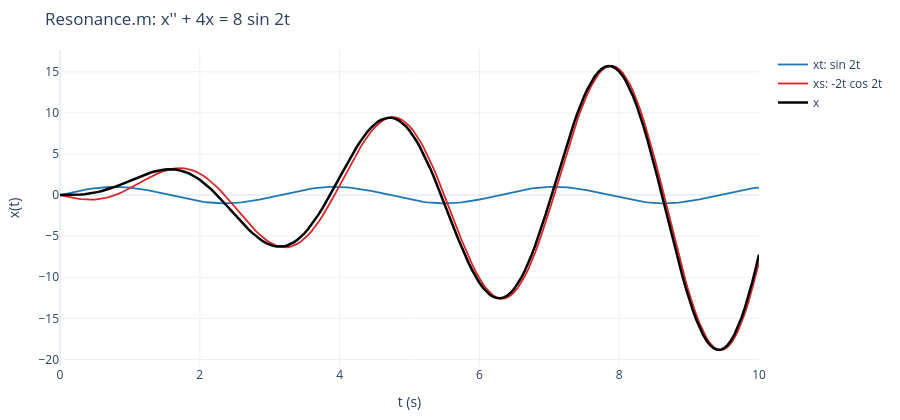
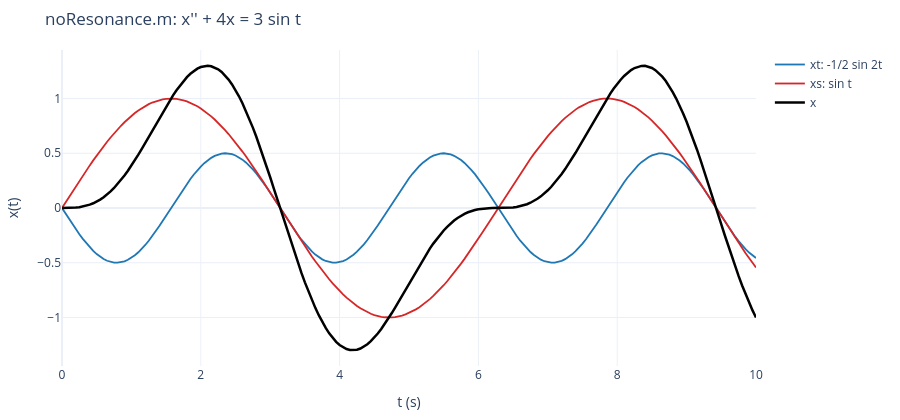
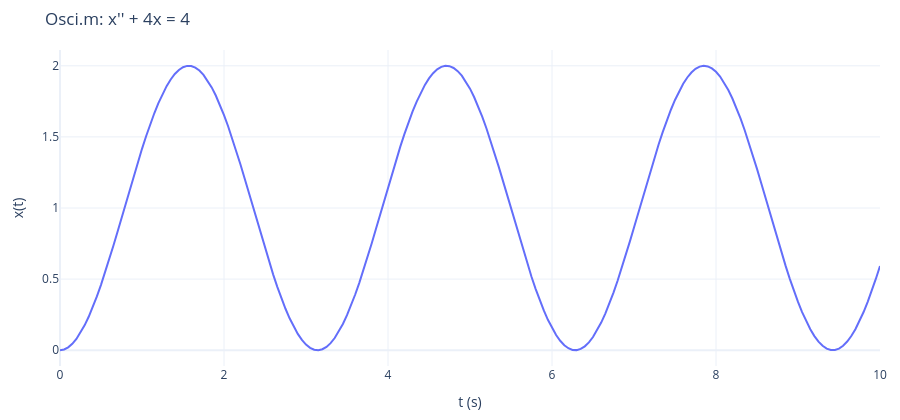

These figures' notebook cell, in order:
### Markdown cell above
## 5. 無阻尼系統：共振與不共振 `Resonance.m`、`noResonance.m`、`Osci.m`

```matlab
% Resonance.m      x=simplify(dsolve('D2x+4*x=8*sin(2*t)','x(0)=0,Dx(0)=0'))
t=0:0.05:10;
xt=sin(2*t);
xs=-2*t.*cos(2*t);
x=-2*t.*cos(2*t)+sin(2*t);
plot(t,xt,'b',t,xs,'r',t,x,'k')
grid
```

```matlab
% noResonance.m    x=simplify(dsolve('D2x+4*x=3*sin(t)','x(0)=0,Dx(0)=0'))
t=0:0.05:10;
xt=-1/2*sin(2*t);
xs=sin(t);
x=sin(t)-1/2*sin(2*t);
plot(t,xt,'b',t,xs,'r',t,x,'k')
grid
```

```matlab
% Osci.m           x=simplify(dsolve('D2x+4*x=4','x(0)=0,Dx(0)=0'))
t=0:0.05:10;
x=1-cos(2*t);
plot(t,x)
grid
```

$\ddot x+4x$ 的自然頻率是 $\omega_n=2$ rad/s，而且沒有阻尼，所以齊次解 $\sin 2t,\cos 2t$ 永遠不會消失。
* 輸入頻率等於自然頻率（$8\sin 2t$）：特解是 $-2t\cos 2t$，振幅隨時間**線性增加**＝共振。
* 輸入頻率不等於自然頻率（$3\sin t$）：特解 $\sin t$ 的振幅固定，全解是兩個頻率的疊加。
* 步階輸入（$4$）：$x=1-\cos 2t$，在 0 與 2 之間不停振盪，平均值是靜態位移 1。

### Code cell
x_res = -2 * t * sp.cos(2 * t) + sp.sin(2 * t)
check("Resonance", 0, 4, 8 * sp.sin(2 * t), 0, 0, x_res, 10)
x_nores = sp.sin(t) - sp.Rational(1, 2) * sp.sin(2 * t)
check("noResonance", 0, 4, 3 * sp.sin(t), 0, 0, x_nores, 10)
x_osci = 1 - sp.cos(2 * t)
check("Osci", 0, 4, 4, 0, 0, x_osci, 10)

tt = np.arange(0, 10 + 1e-9, 0.05)
plot3(tt, [("xt: sin 2t", num(sp.sin(2 * t), tt)), ("xs: -2t cos 2t", num(-2 * t * sp.cos(2 * t), tt)), ("x", num(x_res, tt))],
      "Resonance.m: x'' + 4x = 8 sin 2t")
plot3(tt, [("xt: -1/2 sin 2t", num(-sp.sin(2 * t) / 2, tt)), ("xs: sin t", num(sp.sin(t), tt)), ("x", num(x_nores, tt))],
      "noResonance.m: x'' + 4x = 3 sin t")
fig = go.Figure()
fig.add_scatter(x=tt, y=num(x_osci, tt), name="x = 1 - cos 2t")
show(fig, "Osci.m: x'' + 4x = 4")

### Figure 1 — Plotly figure (JSON) as saved in the notebook; plotly's stock layout.template omitted (floating-point values rounded to 4 significant figures; data arrays with more than 128 entries replaced by an {"elided": "..."} marker saying what was removed)
{"data": [{"line": {"color": "#1f77b4", "width": 1.8}, "name": "xt: sin 2t", "type": "scatter", "x": {"elided": "201 float values"}, "y": {"elided": "201 float values"}}, {"line": {"color": "#d62728", "width": 1.8}, "name": "xs: -2t cos 2t", "type": "scatter", "x": {"elided": "201 float values"}, "y": {"elided": "201 float values"}}, {"line": {"color": "black", "width": 2.5}, "name": "x", "type": "scatter", "x": {"elided": "201 float values"}, "y": {"elided": "201 float values"}}], "layout": {"height": 420, "margin": {"b": 50, "l": 60, "r": 20, "t": 50}, "title": {"text": "Resonance.m: x'' + 4x = 8 sin 2t"}, "xaxis": {"title": {"text": "t (s)"}}, "yaxis": {"title": {"text": "x(t)"}}}}

### Figure 2 — Plotly figure (JSON) as saved in the notebook; plotly's stock layout.template omitted (floating-point values rounded to 4 significant figures; data arrays with more than 128 entries replaced by an {"elided": "..."} marker saying what was removed)
{"data": [{"line": {"color": "#1f77b4", "width": 1.8}, "name": "xt: -1/2 sin 2t", "type": "scatter", "x": {"elided": "201 float values"}, "y": {"elided": "201 float values"}}, {"line": {"color": "#d62728", "width": 1.8}, "name": "xs: sin t", "type": "scatter", "x": {"elided": "201 float values"}, "y": {"elided": "201 float values"}}, {"line": {"color": "black", "width": 2.5}, "name": "x", "type": "scatter", "x": {"elided": "201 float values"}, "y": {"elided": "201 float values"}}], "layout": {"height": 420, "margin": {"b": 50, "l": 60, "r": 20, "t": 50}, "title": {"text": "noResonance.m: x'' + 4x = 3 sin t"}, "xaxis": {"title": {"text": "t (s)"}}, "yaxis": {"title": {"text": "x(t)"}}}}

### Figure 3 — Plotly figure (JSON) as saved in the notebook; plotly's stock layout.template omitted (floating-point values rounded to 4 significant figures; data arrays with more than 128 entries replaced by an {"elided": "..."} marker saying what was removed)
{"data": [{"name": "x = 1 - cos 2t", "type": "scatter", "x": {"elided": "201 float values"}, "y": {"elided": "201 float values"}}], "layout": {"height": 420, "margin": {"b": 50, "l": 60, "r": 20, "t": 50}, "title": {"text": "Osci.m: x'' + 4x = 4"}, "xaxis": {"title": {"text": "t (s)"}}, "yaxis": {"title": {"text": "x(t)"}}}}
